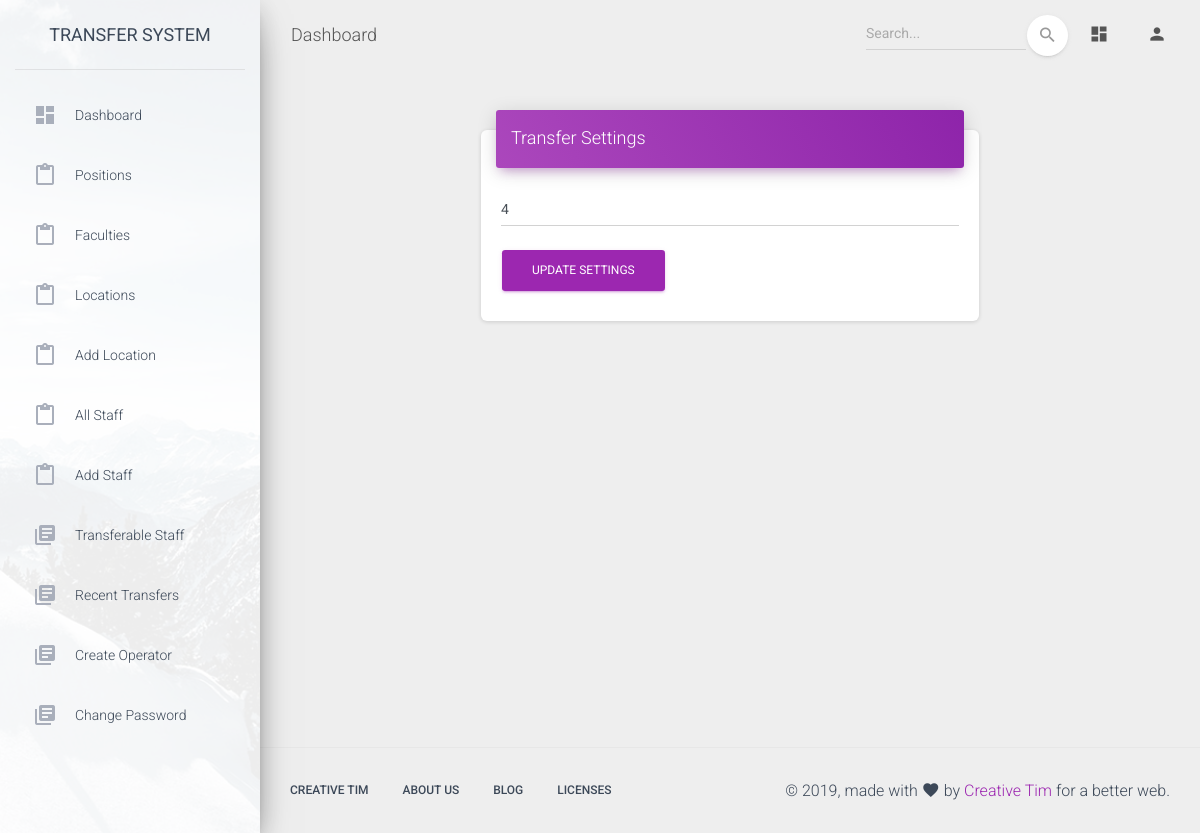
The app's page /admin/settings.php (signed in), older data.
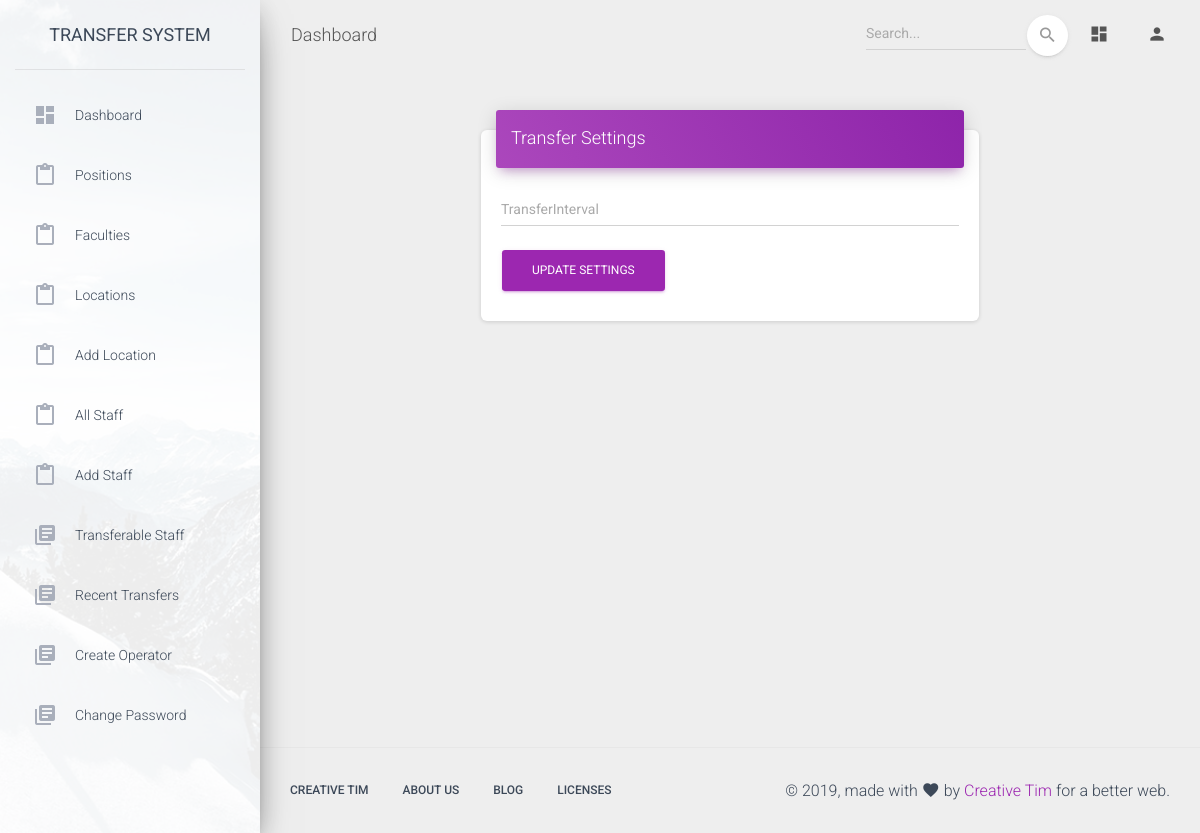
The same page, newer data.
### tables this page shows
CREATE TABLE `settings` (
  `id` int(11) NOT NULL,
  `name` varchar(255) NOT NULL,
  `value` varchar(255) NOT NULL,
  `created_at` datetime NOT NULL DEFAULT CURRENT_TIMESTAMP
);

### app/classes/Admin.php (called while the page is built, shortened)
<?php
class Admin extends Master
{
    public function get_settings(){
        $data = "*";
        $table = "settings";
        $res = $this->getData($data,$table);
        return empty($res)? [] : $res;
    }
}

### app/classes/Master.php (called while the page is built, shortened)
<?php
class Master
{
    protected $db;
    function __construct($db_conn){
        $this->db = $db_conn;
    }
    public function getData($data, $table, $where = '')
    {
        try {
            if ($data != '*') {
                $selections = implode(', ', $data);
            } else {
                $selections = '*';
            }
            $stmt = $this->db->prepare("SELECT {$selections} FROM `$table` " . $where . " LIMIT 1");
            $stmt->execute();
            $settings_data = $stmt->fetch(PDO::FETCH_ASSOC);
            if ($stmt->rowCount() > 0) {
                return $settings_data;
            }
        } catch (PDOException $e) {
            echo $e->getMessage();
        }
    }
}

### admin/settings.php (the view, shortened to what this page needs)
<?php
include '../app/init.php';
$admin = new Admin($db_conn);
$settings = $admin->get_settings();
?>
<!DOCTYPE html>
<html lang="en">
<head>
    <link rel="stylesheet" href="https://maxcdn.bootstrapcdn.com/font-awesome/latest/css/font-awesome.min.css">
    <link href="../assets/css/material-dashboard.css?v=2.1.1" rel="stylesheet" />
    <link href="../assets/demo/demo.css" rel="stylesheet" />
    <link rel="stylesheet" type="text/css" href="https://cdn.datatables.net/v/dt/dt-1.10.18/datatables.min.css"/>
</head>
<body class="">
<div class="wrapper ">
    <?php include 'includes/sidebar.php' ?>
    <div class="main-panel">
        <?php include 'includes/header.php' ?>
        <div class="content">
            <div class="container-fluid">
                <div class="row" style="width: 60%; margin: auto;">
                    <div class="col-md-12">
                        <div class="card">
                            <div class="card-header card-header-primary">
                                <h4 class="card-title ">Transfer Settings</h4>
                            </div>
                            <div class="card-body">
                                <form action="" id="settingsForm">
                                    <div class="form-group">
                                        <input type="number" name="interval" value="<?= @$settings['transfer_interval']
                                        ?>"
                                               placeholder="TransferInterval"
                                               class="form-control" min="0" id="interval">
                                    </div>
                                    <div class="form-group">
                                        <button type="submit" class="btn btn-primary" id="update_settings">Update
                                            Settings</button>
                                    </div>
                                </form>
                            </div>
                        </div>
                    </div>
                </div>
            </div>
        </div>
        <?php include 'includes/footer.php' ?>
    </div>
</div>
</body>
</html>

Row changes from the older to the newer data that the page shows:
removed settings: interval "4"
